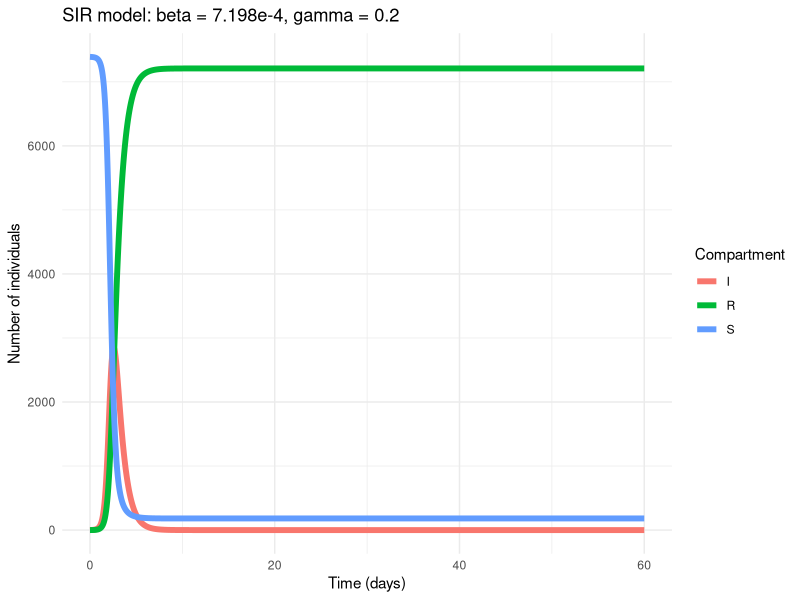
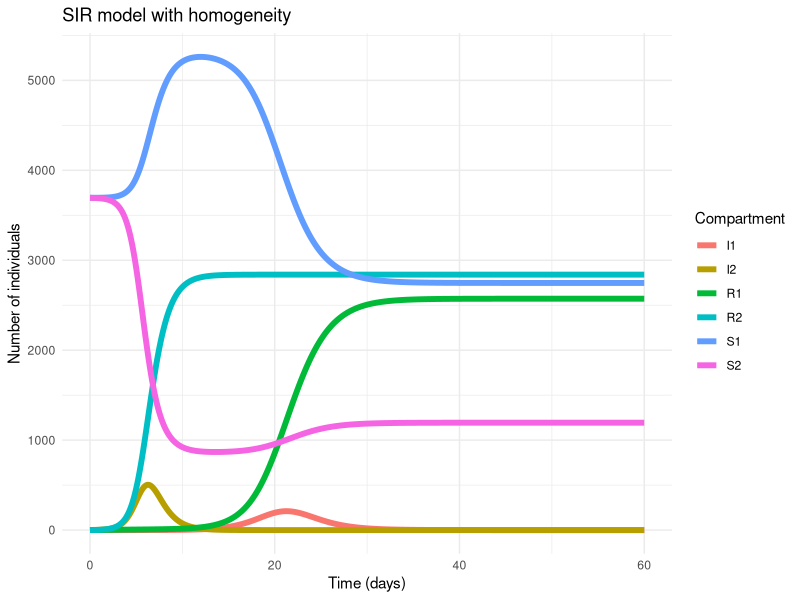
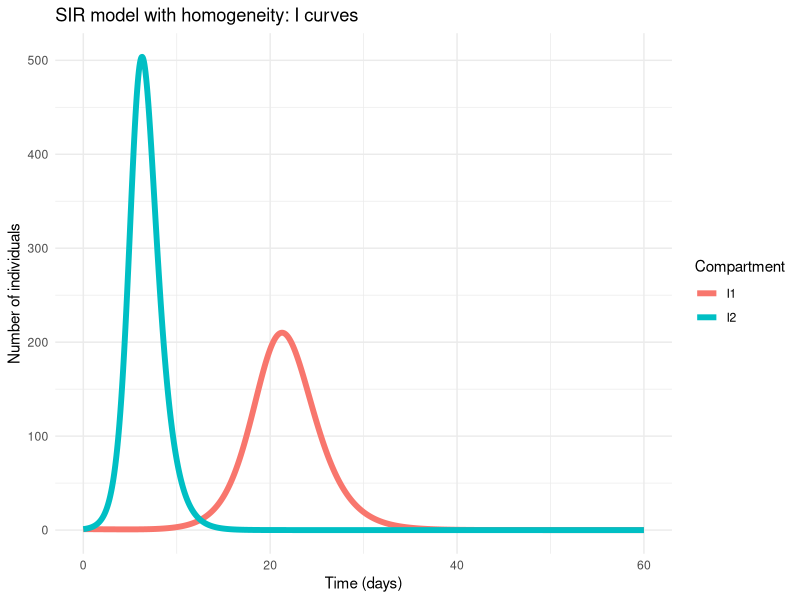

Generate these figures, in order, with R:
# load required libraries
library(ggplot2)
library(deSolve)
library(tidyverse)

# plot basic SIR model using only parameters determined from dataset

# set R0 value for zika
R_0 = 3.8

# define SIR model function
sir_model <- function(times, state, parameters) {
  
  with(as.list(c(state, parameters)), {
    
    N = S + I + R
    dS <- -beta * S * I
    dI <-  beta * S * I - gamma * I
    dR <-                 gamma * I
    
    return(list(c(dS, dI, dR)))
  })
}

# set initial conditions, parameters, sequence of time points for solving the model
init = c(S = 7390, I = 1, R = 0)
parameters = c(beta = (R_0*0.2*7)/7391, gamma = 7/5)
times = seq(0, 60, length.out=1000)

# solve the SIR model using initial conditions, parameters and time frame defined above
out = ode(y = init, times = times, func = sir_model, parms = parameters)
out = as.data.frame(out) # convert output to dataframe for easier manipulation

# convert output from wide to long format
out_long <- pivot_longer(out, cols = c(2,3,4))
# plot the SIR model from above
ggplot(out_long, aes(x=time, y=value, group=name, colour=name)) + geom_line(lwd=2) + theme_minimal() + xlab("Time (days)") + ylab("Number of individuals") +
  guides(colour=guide_legend(title="Compartment")) + ggtitle("SIR model: beta = 7.198e-4, gamma = 0.2")



# plot SIR model with homogeneity (introduce stratification by low and high social contact rates)

sir_model <- function(times, state, parameters) {
  
  with(as.list(c(state, parameters)), {
    
    N = S1 + S2 + I1 + I2 + R1 + R2
    dS1 <- -beta11 * S1 * I1 + beta12 * S1 * I2
    dS2 <- -beta22 * S2 * I2 + beta12 * S2 * I1
    dI1 <-  beta11 * S1 * I1 - gamma * I1
    dI2 <-  beta22 * S2 * I2 - gamma * I2
    dR1 <-                     gamma * I1
    dR2 <-                     gamma * I2
    
    return(list(c(dS1, dS2, dI1, dI2, dR1, dR2)))
  })
}

# set initial conditions, parameters, sequence of time points for solving the model
init = c(S1 = 3695, S2 = 3694, I1 = 1, I2 = 1, R1 = 0, R2 = 0) # split population into half for initial susceptibles?
parameters = c(beta11 = 7/19450, beta12 = 7/38900, beta22 = (3.8*0.2*7)/7391, gamma = 7/5)
times = seq(0, 60, length.out=1000)

out = ode(y = init, times = times, func = sir_model, parms = parameters)
out = as.data.frame(out)

# plot both SIR models on the same graph
out_long = pivot_longer(out, cols=c(2,3,4,5,6,7))
ggplot(out_long, aes(x=time, y=value, group=name, colour=name)) + geom_line(lwd=2) + theme_minimal() + xlab("Time (days)") + ylab("Number of individuals") +
  guides(colour=guide_legend(title="Compartment")) + ggtitle("SIR model with homogeneity")

# plot the I curves only
out_long = pivot_longer(out, cols=c(4,5))
ggplot(out_long, aes(x=time, y=value, group=name, colour=name)) + geom_line(lwd=2) + theme_minimal() + xlab("Time (days)") + ylab("Number of individuals") +
  guides(colour=guide_legend(title="Compartment")) + ggtitle("SIR model with homogeneity: I curves")
